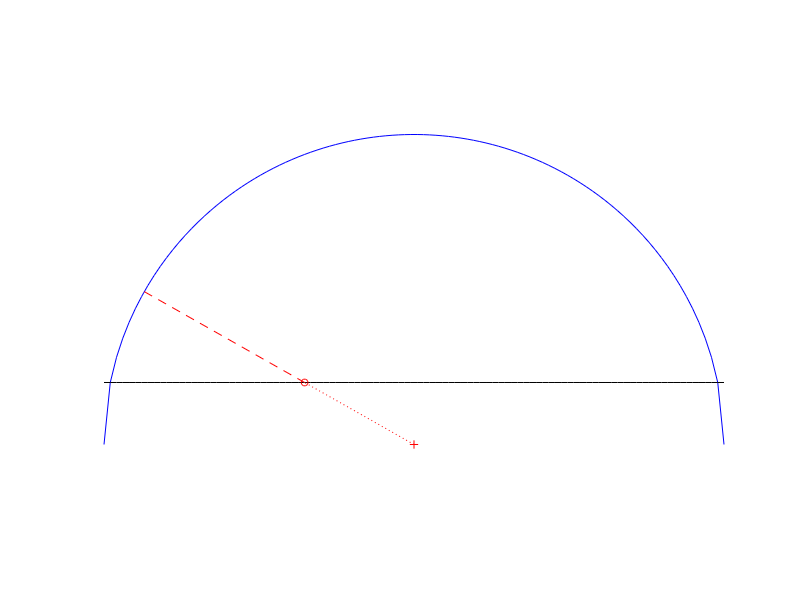

The MATLAB script that drew this image:
c  = 0.2;
f  = @(z) sqrt(1 - z.^2) - c;
x0 = -0.87;
x1 = c * x0 / sqrt(1 - x0^2);

clf
hold on
axis equal
axis off

x = linspace(-1, 1, 100);
plot(x, f(x), 'b');
plot(x, 0*x, 'k-');
line([x0 x1], [f(x0) 0], 'Color', 'r', 'LineStyle', '--');
line([ 0 x1], [-c    0], 'Color', 'r', 'LineStyle', ':');
plot(x1, 0, 'ro', 'MarkerSize', 5);
plot(0, -c, 'r+');

pause